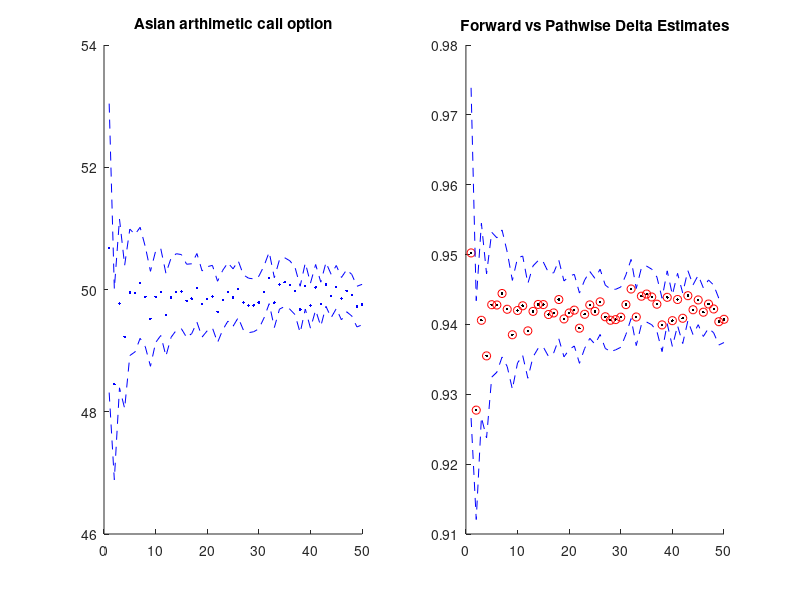

This figure's MATLAB source:
clear
clc
rng(0)

T = 1;
S0 = 100;
delta_S0 = 0.1; 
S0_forward = S0 + delta_S0; 
sigma = 0.45;
r = 0.12;
K = 50;
N = 6;
h = T/N;
mat1 = zeros(50,4);
mat2 = zeros(50,3);

for idx = 1:50
    n = 1000*idx;
    Z = randn(N,n);
   
    Si = [S0.*ones(1,n);S0*exp(cumsum((r-0.5*sigma.^2)*h...
        + sigma*sqrt(h).*Z))];
    Si_forward = [S0_forward.*ones(1,n);S0_forward*...
        exp(cumsum((r-0.5*sigma.^2)*h + sigma*sqrt(h).*Z))];
    
    m_Si = mean(Si); % size is 1xn
    f_arth  =  exp(-r*T)*max(m_Si- K, 0);
    f_arth_forward = exp(-r*T)*max(mean(Si_forward)- K, 0);
    delta_forward = mean(f_arth_forward - f_arth)/delta_S0; 
    
    indicator = m_Si > K; 
    f_arth_pathwise = exp(-r*T).*indicator.*m_Si/S0; 
    
    option_value = mean(f_arth);
     
    delta_pathwise = mean(f_arth_pathwise); 
  
    option_confidence = 3*std(f_arth)/sqrt(n);
    upper = option_value + option_confidence;
    lower = option_value - option_confidence;
    
    delta_p_confidence = 3*std(f_arth_pathwise)/sqrt(n); 
    upper_p = delta_pathwise + delta_p_confidence; 
    lower_p = delta_pathwise - delta_p_confidence;
   
    mat1(idx,:) = [option_value upper lower delta_forward]; 
    mat2(idx,:) = [delta_pathwise upper_p lower_p];
end

figure()
subplot(1,2,1)
hold on
plot(mat1(:,1),'b.')
plot(mat1(:,[2 3]),'b--')
title('Asian arthimetic call option')
hold off
%axis tight

subplot(1,2,2)
hold on
plot(mat1(:,4),'k.')
plot(mat2(:,1),'ro') 
plot(mat2(:,[2 3]),'b--')
hold off
title('Forward vs Pathwise Delta Estimates')
%axis tight 
